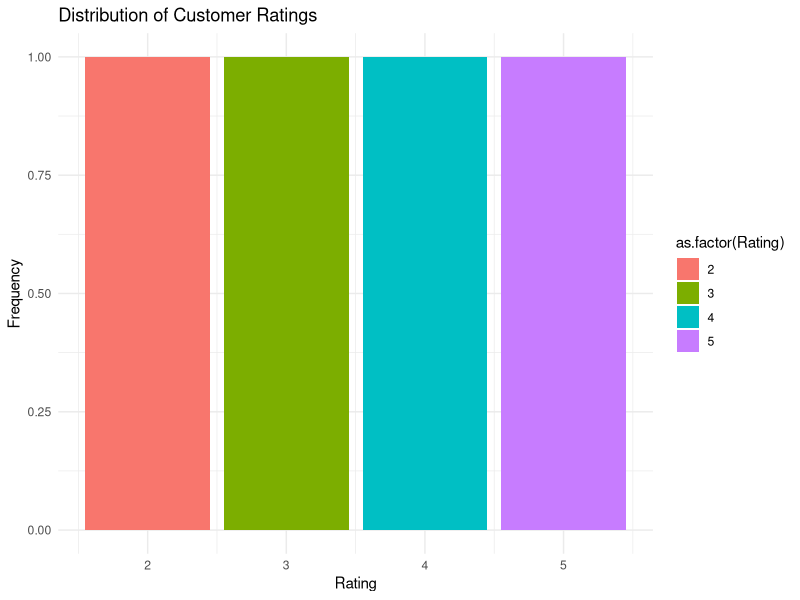
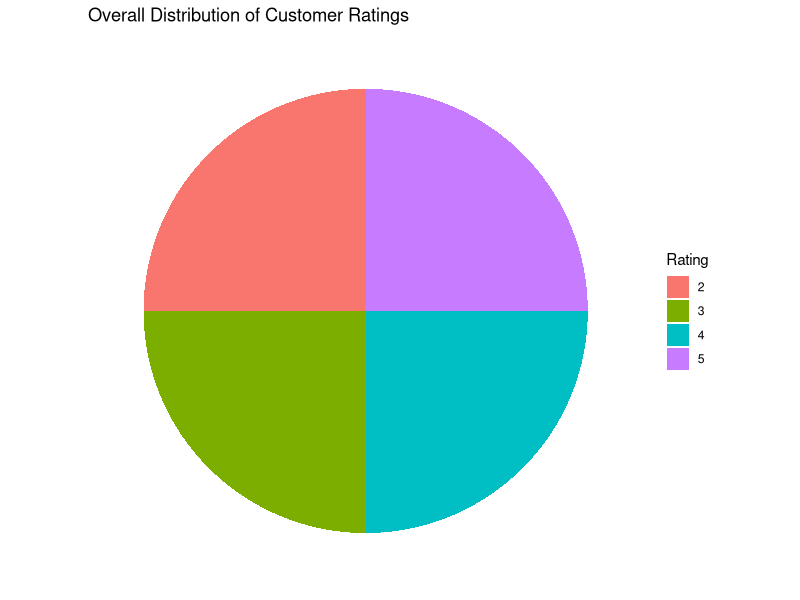
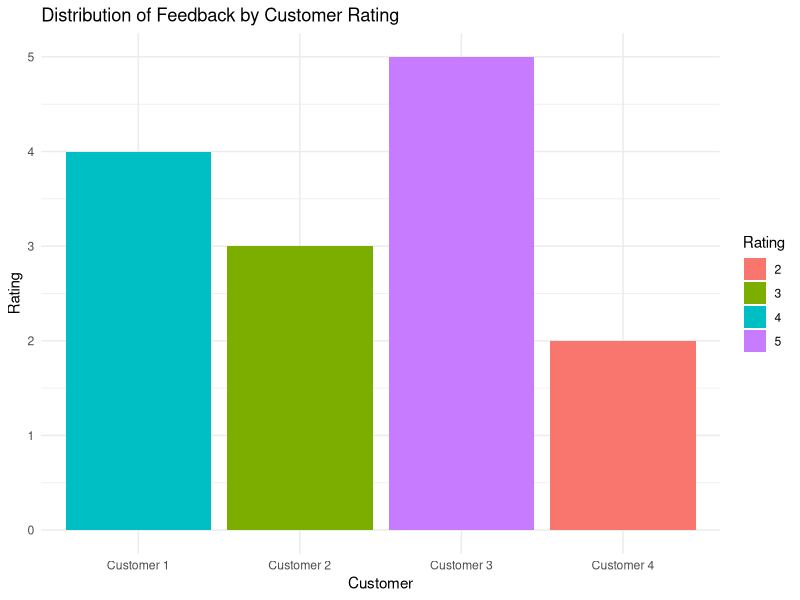

Recreate these plots in R, in order.
# Customer data
customer_data <- data.frame(
  Customer = c("Customer 1", "Customer 2", "Customer 3", "Customer 4"),
  Rating = c(4, 3, 5, 2),
  Feedback = c("Great service!", "Decent but could improve.", "Excellent experience!", "Not satisfied at all.")
)

# Load necessary libraries
library(ggplot2)

# a. Histogram
histogram <- ggplot(customer_data, aes(x = Rating, fill = as.factor(Rating))) +
  geom_bar() +
  labs(title = "Distribution of Customer Ratings",
       x = "Rating",
       y = "Frequency") +
  theme_minimal()

print(histogram)

# b. Pie chart
pie_chart <- ggplot(customer_data, aes(x = "", fill = as.factor(Rating))) +
  geom_bar(width = 1) +
  coord_polar(theta = "y") +
  labs(title = "Overall Distribution of Customer Ratings",
       fill = "Rating") +
  theme_minimal() +
  theme(axis.text = element_blank(),
        axis.title = element_blank(),
        panel.grid = element_blank())

print(pie_chart)

# c. Stacked bar chart
stacked_bar_chart <- ggplot(customer_data, aes(x = Customer, y = Rating, fill = as.factor(Rating))) +
  geom_bar(stat = "identity") +
  labs(title = "Distribution of Feedback by Customer Rating",
       x = "Customer",
       y = "Rating",
       fill = "Rating") +
  theme_minimal()

print(stacked_bar_chart)
